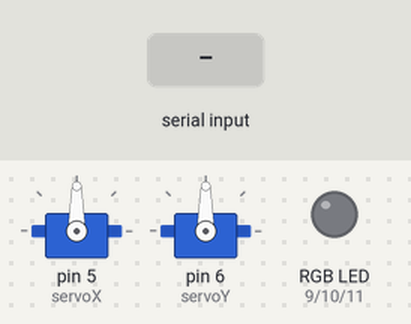
Bench run of a sketch on a simulated Arduino Uno, built with avr-gcc and run on an emulated ATmega328P. Parts: 2 × servo, an RGB LED mixed from three pins (HIGH = lit). The test bench sets the inputs (shaded band). Dim RGB values are drawn brighter than linear.

Above: at 1.2 s.
1.3 s: "90,45,200," received over Serial
At 4.1 s:
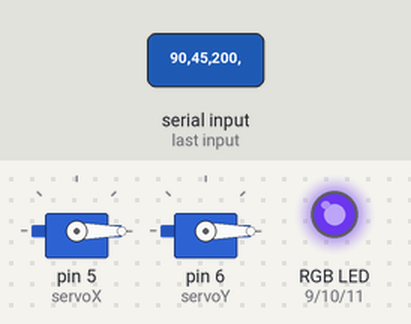
4.3 s: "30,150,10," received over Serial
At 6.8 s:
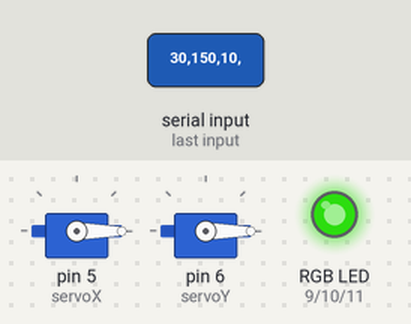
7.3 s: "30,150,10,200," received over Serial
At 9.5 s:
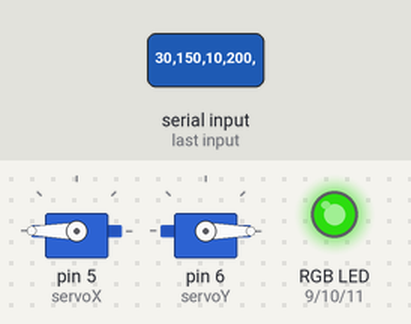
9.8 s: "1,90,45," received over Serial
At 12.1 s:
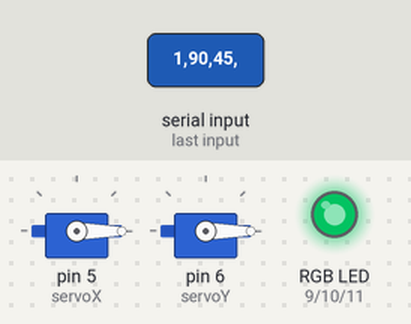
Timing chart, 0 to 13.6 s (numbered marks = the images above; inputs shaded):
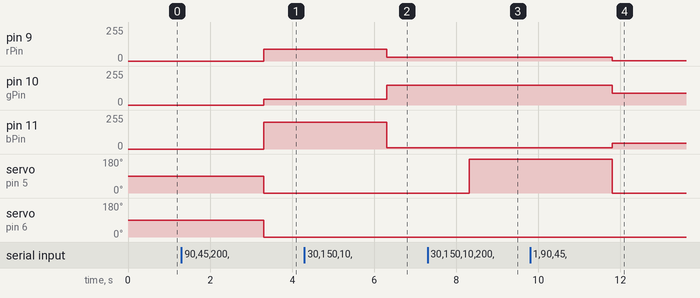

Measured:
- after the input at 1.3 s, pin 9 (rPin): 0/255 → 90/255 after 2.0 s; pin 10 (gPin): 0/255 → 45/255 after 2.0 s; pin 11 (bPin): 0/255 → 200/255 after 2.0 s; servo on pin 5 (servoX), servo on pin 6 (servoY): 90° → 0° after 2.0 s
- after the input at 4.3 s, pin 9 (rPin): 90/255 → 30/255 after 2.0 s; pin 10 (gPin): 45/255 → 150/255 after 2.0 s; pin 11 (bPin): 200/255 → 10/255 after 2.0 s
- after the input at 7.3 s, servo on pin 5 (servoX): 0° → 180° after 1.0 s
- after the input at 9.8 s, pin 9 (rPin): 30/255 → 1/255 after 2.0 s; pin 10 (gPin): 150/255 → 90/255 after 2.0 s; pin 11 (bPin): 10/255 → 45/255 after 2.0 s; servo on pin 5 (servoX): 180° → 0° after 2.0 s

The sketch:

EyemotionRGBServo.ino
```cpp
#include <Servo.h>


const int rPin = 9;
const int gPin = 10;
const int bPin = 11;

Servo servoX;
Servo servoY;

String incomingR;
String incomingG;
String incomingB;
String incomingX;
String incomingY;


int varR = 0;
int varG = 0;
int varB = 0;
int varX = 0;
int varY = 0;


void setup() {
  Serial.begin(9600);
  pinMode (rPin, OUTPUT);
  pinMode (gPin, OUTPUT);
  pinMode (bPin, OUTPUT);

  servoX.attach(5);
  servoY.attach(6);

}

void loop() {

  if (Serial.available() > 0) {

    incomingR = Serial.readStringUntil(',');
    Serial.read();
    incomingG = Serial.readStringUntil(',');
    Serial.read();
    incomingB = Serial.readStringUntil(',');
    Serial.read();
    incomingX = Serial.readStringUntil(',');
    Serial.read();
    incomingY = Serial.readStringUntil('\0');
    Serial.read();
    varR = incomingR.toInt();
    varG = incomingG.toInt();
    varB = incomingB.toInt();
    varX = incomingX.toInt();
    varY = incomingY.toInt();


    analogWrite(rPin, varR);
    analogWrite(gPin, varG);
    analogWrite(bPin, varB);

    servoX.write(varX);
    servoY.write(varY);


  }


}
```
